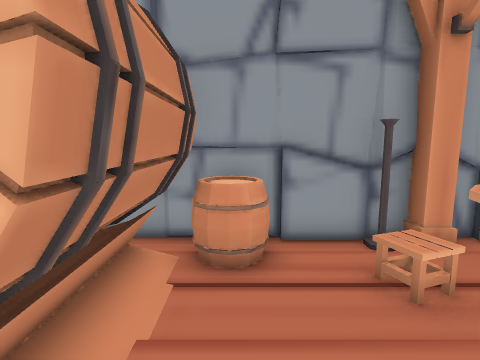
[1] (above)

12 first-person views from a walk through a Unity game level. The camera is 1.2 m above the floor, tilts 8° down and sees 80° across. The floor is counted in squares, 0.5 m on a side. Each view is taken from the middle of a square. On the plan, view 1 faces up. The plan holds only what a view shows up to about 18 squares ahead; the rest is blank. The place goes on beyond the plan. The player character is not drawn. Some surface patterns are stand-ins.

[2]
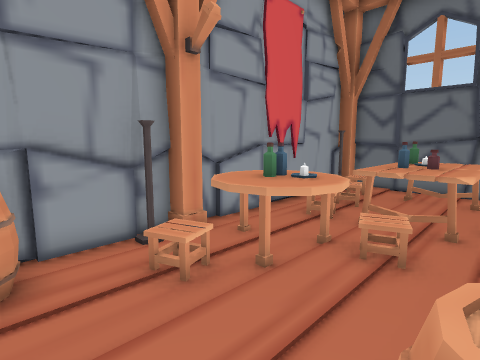

[3]
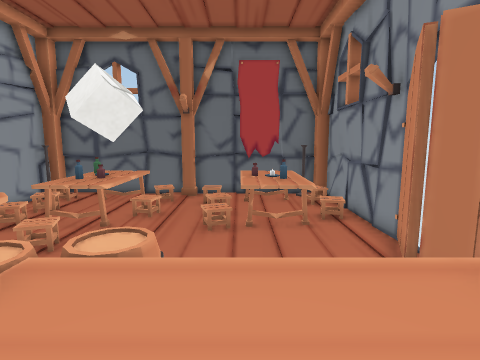

[4]
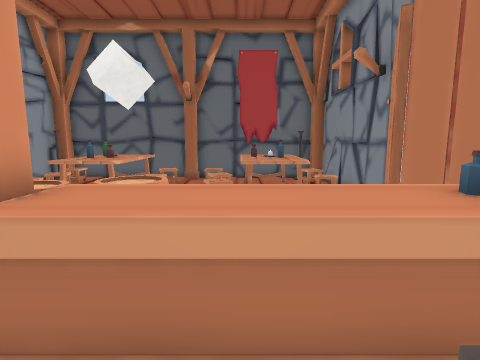

[5]
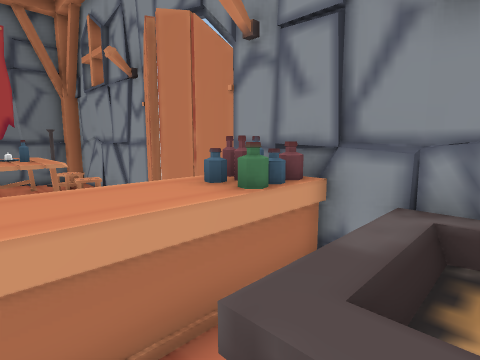

[6]
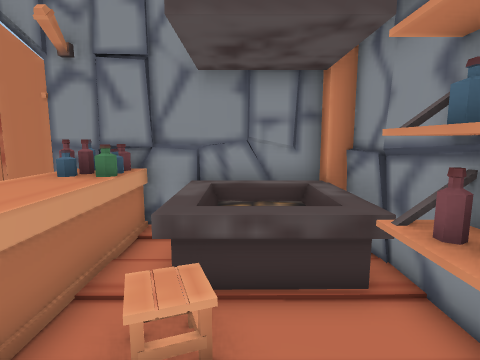

[7]
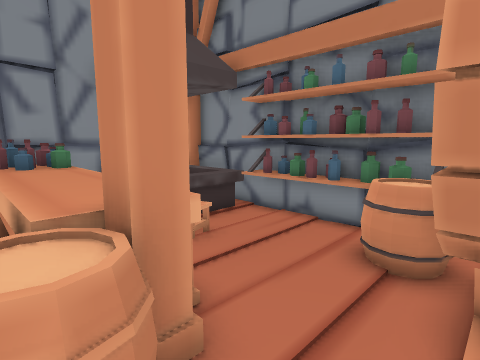

[8]
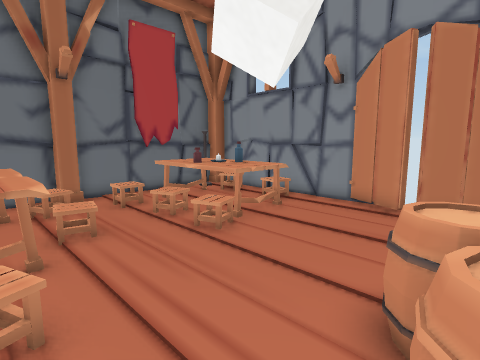

[9]
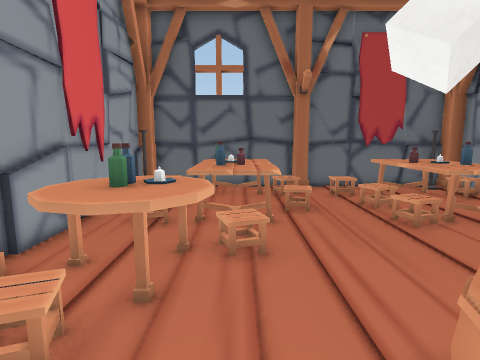

[10]
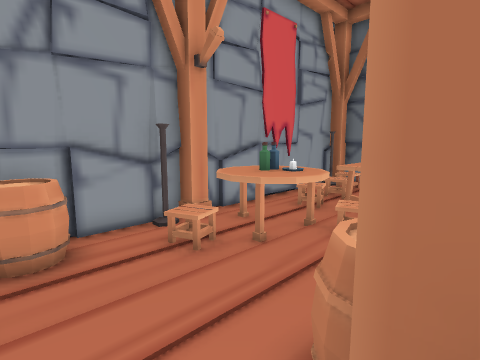

[11]
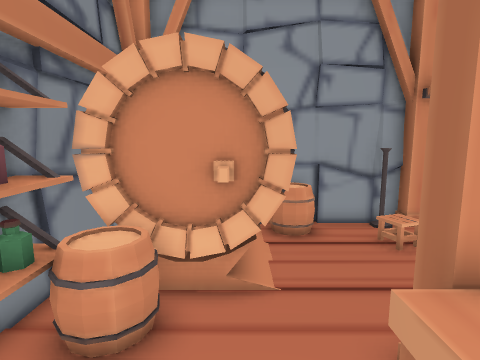

[12]
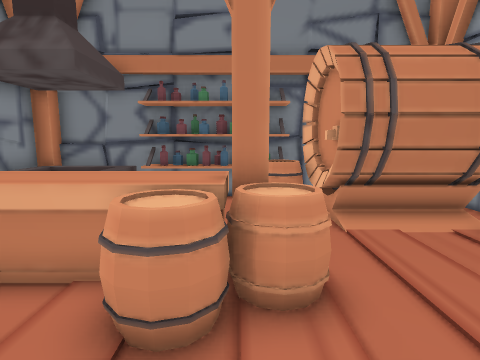

### Floor plan
Key: @ floor where view 1 was taken; # wall or solid block; x gap in a wall; . main floor; : floor 0.5 m higher than the main floor; / step, stairs or slope; = window, fence, low wall or low ledge; ^ raised ledge; v drop or lower ground; C cube; O other object.
Columns run from 6 left of view 1 to 15 right of it. Each row starts with its distance up from view 1.
  7      ################
  6      #^=.### .......##
  5      #^..O^^^////O.O.#
  4      #....^^^^////...#
  3      #....^^^/^^^^^^.#
  2  #####.....=O/^^^^^^.#
  1  #^###........^^^^^^.#
  0 ##^=..@^^ ......O..O.#
 -1 ##....^#==CC.........#
 -2 #=....^^^^ ..........#
 -3 ##....^^==....O.O..O.#
 -4 #=..//^^......=^^^^^.#
 -5 ##=== ^^. ....^^^^^^.#
 -6 #^==^ ^^. ....^^^^^^.#
 -7 #^::^.^^.  ....^^^^^.#
 -8 #^==^.^^  #x#...O.O.##
 -9  ##########v#########

Where each view was taken, in squares from view 1:
view 1: 0 up, 0 right, facing up
view 2: 0 up, 0 right, facing up-right
view 3: 4 down, 2 left, facing right
view 4: 4 down, 3 left, facing right
view 5: 4 down, 3 left, facing down-right
view 6: 1 down, 3 left, facing down
view 7: 2 up, 2 right, facing down-left
view 8: 2 up, 2 right, facing down-right
view 9: 2 up, 0 right, facing right
view 10: 1 down, 1 left, facing up-right
view 11: 4 down, 2 left, facing up
view 12: 1 down, 6 right, facing left
